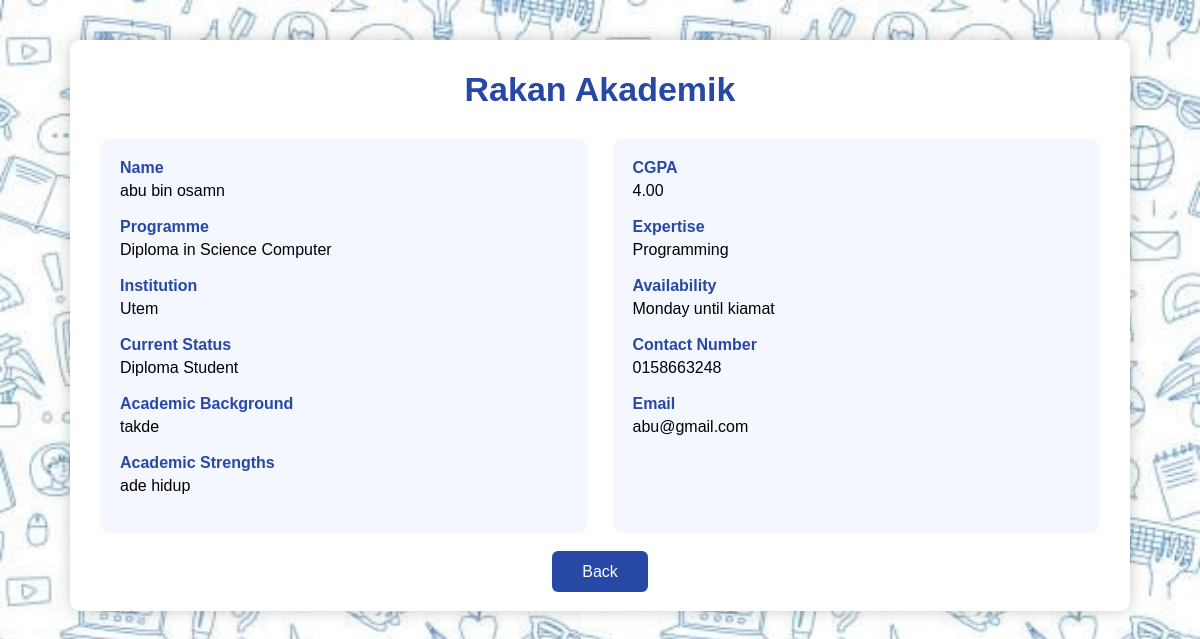
The page /student_viewrakan.php?id=D777 (signed in) on the database its author committed.
### tables this page shows
CREATE TABLE `tutor` (
  `matricNoTutor` varchar(20) NOT NULL,
  `name` varchar(100) NOT NULL,
  `programme` varchar(100) NOT NULL,
  `institution` varchar(255) NOT NULL,
  `currentStatus` varchar(100) NOT NULL,
  `academicBackground` text NOT NULL,
  `academicStrengths` text NOT NULL,
  `cgpa` decimal(3,2) NOT NULL,
  `availability` varchar(100) NOT NULL,
  `contactNumber` varchar(20) NOT NULL,
  `email` varchar(100) NOT NULL,
  `matricNoStudent` varchar(20) NOT NULL,
  `expertise` varchar(100) NOT NULL
);

### student_viewrakan.php (the view, shortened to what this page needs)
<?php
include("db_connect.php");
$matricNoTutor = mysqli_real_escape_string($conn,$_GET['id']);
$sql = mysqli_query($conn,"
SELECT *
FROM tutor
WHERE matricNoTutor='$matricNoTutor'
");
$data = mysqli_fetch_assoc($sql);
?>
<!DOCTYPE html>
<html>
<head>
</head>
<body>
<div class="container">
<div class="title">
Rakan Akademik
</div>
<div class="content">
<div class="left">
<div class="section">
<div class="section-title">
Name
</div>
<?php echo htmlspecialchars($data['name']); ?>
</div>
<div class="section">
<div class="section-title">
Programme
</div>
<?php echo htmlspecialchars($data['programme']); ?>
</div>
<div class="section">
<div class="section-title">
Institution
</div>
<?php echo htmlspecialchars($data['institution']); ?>
</div>
<div class="section">
<div class="section-title">
Current Status
</div>
<?php echo htmlspecialchars($data['currentStatus']); ?>
</div>
<div class="section">
<div class="section-title">
Academic Background
</div>
<?php echo nl2br(htmlspecialchars($data['academicBackground'])); ?>
</div>
<div class="section">
<div class="section-title">
Academic Strengths
</div>
<?php echo nl2br(htmlspecialchars($data['academicStrengths'])); ?>
</div>
</div>
<div class="right">
<div class="section">
<div class="section-title">
CGPA
</div>
<?php echo htmlspecialchars($data['cgpa']); ?>
</div>
<div class="section">
<div class="section-title">
Expertise
</div>
<?php echo htmlspecialchars($data['expertise']); ?>
</div>
<div class="section">
<div class="section-title">
Availability
</div>
<?php echo nl2br(htmlspecialchars($data['availability'])); ?>
</div>
<div class="section">
<div class="section-title">
Contact Number
</div>
<?php echo htmlspecialchars($data['contactNumber']); ?>
</div>
<div class="section">
<div class="section-title">
Email
</div>
<?php echo htmlspecialchars($data['email']); ?>
</div>
</div>
</div>
<div style="text-align:center;margin-top:30px;">
<a
href="rakan_page.php"
style="
background:#2748A5;
color:white;
padding:12px 30px;
text-decoration:none;
border-radius:6px;">
Back
</a>
</div>
</div>
</body>
</html>

### student_viewrakan.php (style rules this page uses)
body { margin:0; padding:0; font-family:Arial; background:url('images/edubackground.jpg'); background-size:cover; }
.container { width:1000px; margin:40px auto; background:white; padding:30px; border-radius:10px; box-shadow:0 0 15px rgba(0,0,0,.2); }
.title { text-align:center; color:#2748A5; font-size:34px; font-weight:bold; margin-bottom:30px; }
.content { display:flex; gap:25px; }
.left, .right { flex:1; background:#f4f7ff; padding:20px; border-radius:10px; }
.section { margin-bottom:18px; }
.section-title { color:#2748A5; font-weight:bold; margin-bottom:5px; }

### rows shown on the page
tutor: name "abu bin osamn", programme "Diploma in Science Computer", institution "Utem", currentStatus "Diploma Student", academicBackground "takde", academicStrengths "ade hidup", cgpa "4.00", expertise "Programming", availability "Monday until kiamat", contactNumber "0158663248", email "abu@gmail.com"
